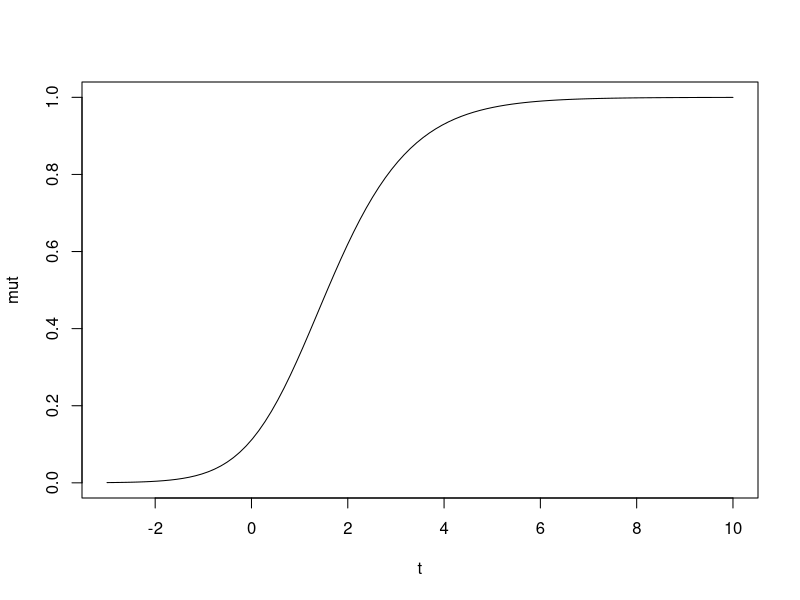
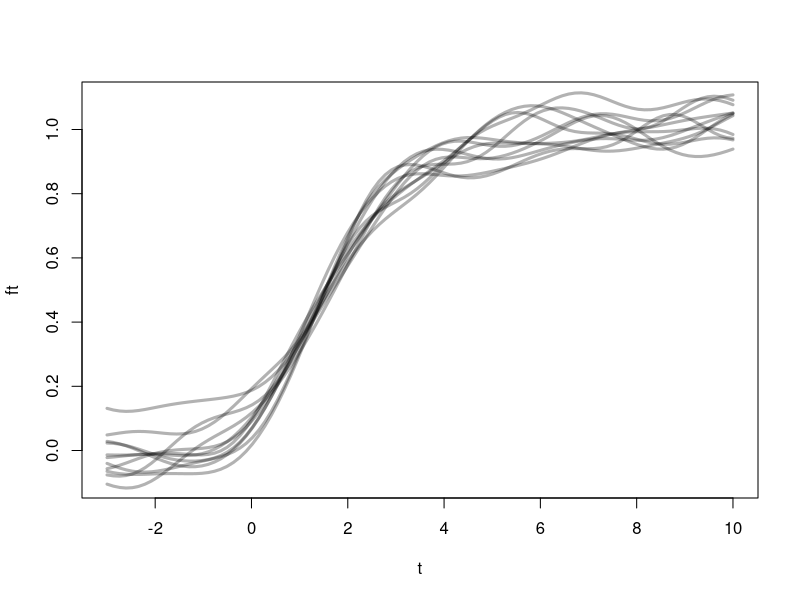
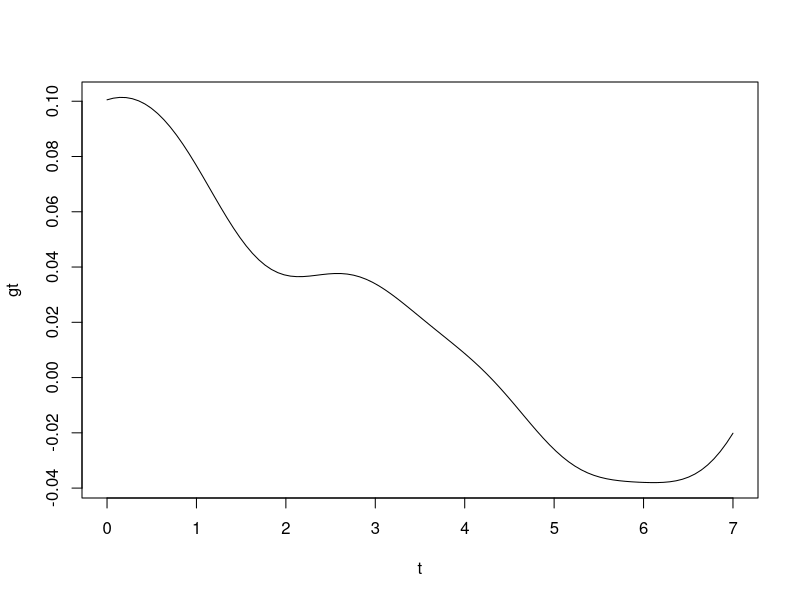
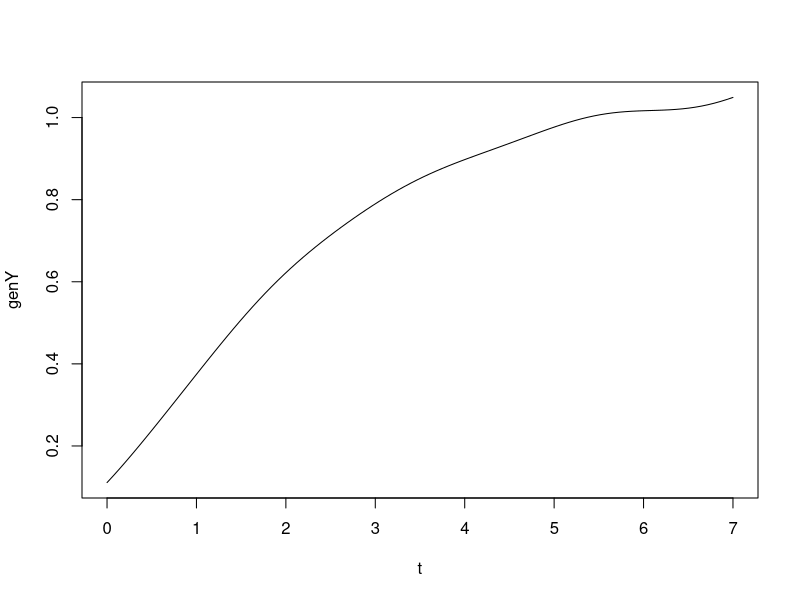
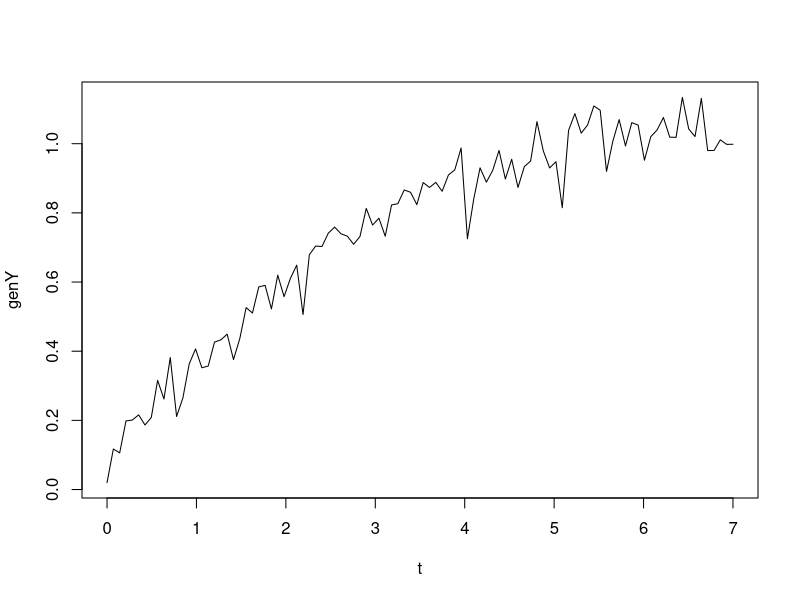
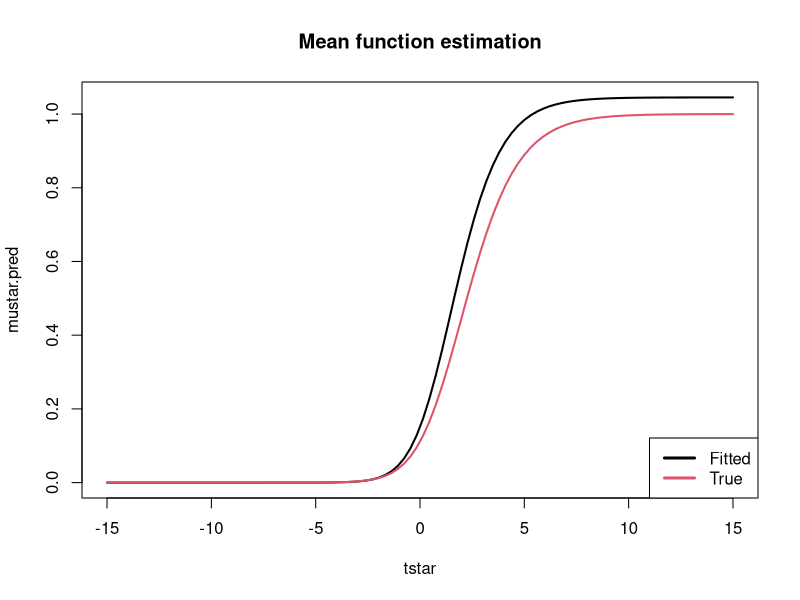
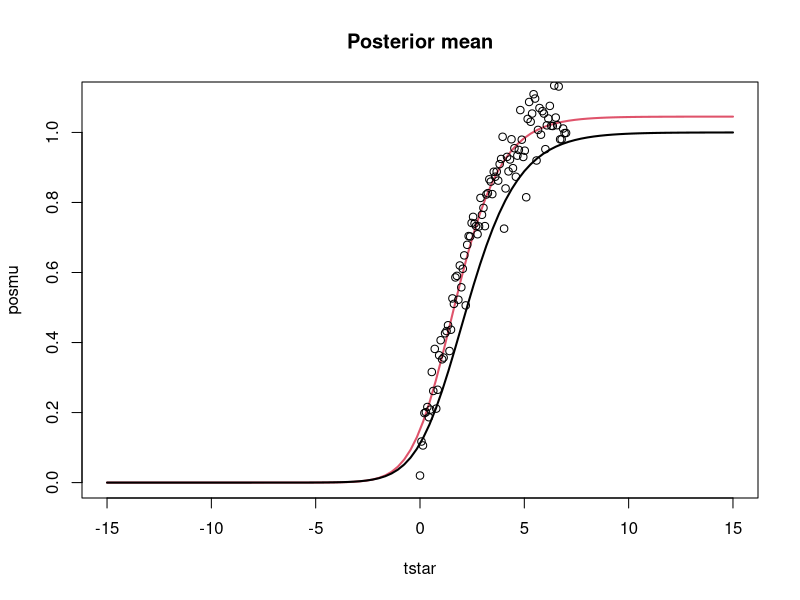
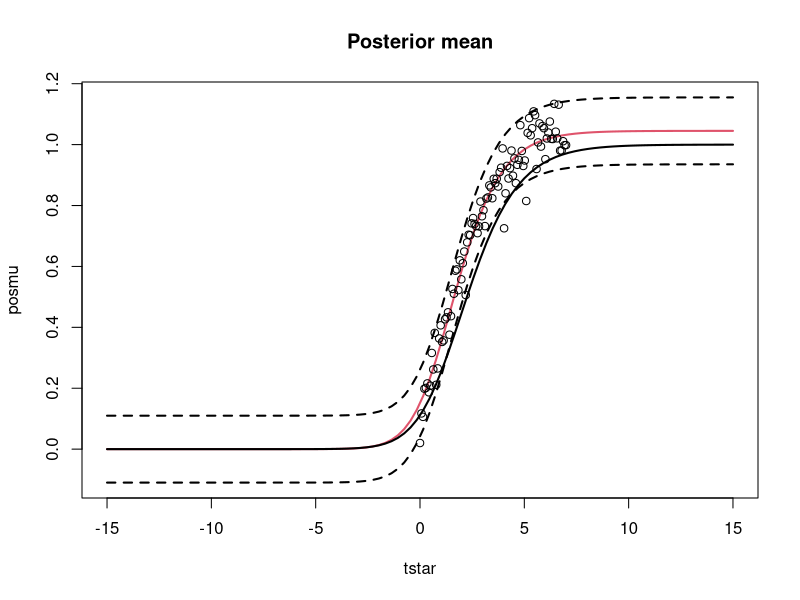

These charts were generated, in order, by the following R code:
library(mvtnorm)
library(kernlab)
library(optimx)





# RBF kernel

ker <- function(x, l, sigf) {
  rbf <- rbfdot(sigma = 1/l^2)
  return(sigf^2 * kernelMatrix(rbf, x = x))
}

ker2 <- function(x, y, l, sigf) {
  rbf <- rbfdot(sigma = 1/l^2)
  return(sigf^2 * kernelMatrix(rbf, x = x, y = y))
}




mu <- function(t, a = 1, b0 = 1, b1 = 1) {
  a / (1 + b0 * exp(- b1 * t))^2
}



t <- seq(-3,10, length.out = 100)
mut <- mu(t,a = 1, b0 = 2, b1 = 1)
plot(t, mut, type = 'l')

covmat <- ker(t, l = 1.5, sigf = .05)
ft <- rmvnorm(1, mut, covmat)
plot(t, ft, type = 'l', lwd = 3, ylim = c(-0.1,1.1), col = rgb(0,0,0,.3))
for (i in 1:10){
  ft <- rmvnorm(1, mut, covmat)
  lines(t, ft, lwd = 3, , col = rgb(0,0,0,.3))
}



t <- seq(0,7, length.out = 100)
mut <- mu(t,a = 1, b0 = 2, b1 = 1)
covmat <- ker(t, l = 1.5, sigf = .05)
gt <- rmvnorm(1, mean = rep(0, 100), sigma =  covmat)

plot(t, gt, type = 'l')


genY <- rmvnorm(1, mut, covmat) 
plot(t, genY, type = 'l')

genY <- genY + rnorm(100,0,.06)
genY <- as.numeric(genY)
plot(t, genY, type = 'l')





#--------------------------


Hyper <- function(x, y, init.val = c(1,1,1,1,1,1)) {
  
  marlik <- function(theta) {
    x <- as.matrix(x)
    n <- dim(x)[1]
    k <- ker(x = x, l = theta[1], sigf = theta[2])
    -dmvnorm(x = y, mean = mu(x, a = theta[4], b0 = theta[5], b1 = theta[6]),  sigma = k + theta[3]^2 * diag(n), log = T)
  }
  
  hyp <- optim(par= init.val, fn = marlik, method = 'Nelder-Mead',
               control=list(maxit = 10000))
  print(hyp)
  return(hyp$par)
  
}

#--- Multistart
parseq <- c(.01,.1,1)
parmat <- expand.grid(parseq, parseq, parseq, parseq, parseq, parseq)

Hyper.ms <- function(x, y) {
  
  marlik <- function(theta) {
    x <- as.matrix(x)
    n <- dim(x)[1]
    #theta <- theta^2
    k <- ker(x = x, l = theta[1], sigf = theta[2])
    -dmvnorm(x = y, mean = mu(x, a = theta[4], b0 = theta[5], b1 = theta[6]),  sigma = k + theta[3]^2 * diag(n), log = T)
  }
  
  hyp <- multistart(parmat=parmat, fn = marlik, method = 'Nelder-Mead',
               control=list(maxit = 10000))
  #print(hyp)
  return(hyp)
  
}

#---

dt <- cbind(genY, t)
dt <- as.data.frame(dt)
nonlin <- nls(genY ~ a / (1 + b0 * exp(- b1 * t))^2, data = dt, start = list(a = 1, b0 = 1, b1 = 1))
nonlin.par <- coef(nonlin)

theta <- Hyper(x = t, y = genY, init.val = c(1,1,1,nonlin.par))
#theta.ms <- Hyper.ms(x = t, y = genY)
#theta <- theta.ms[which(theta.ms$value == min(theta.ms$value)),]
#theta <- theta[1:6]
#theta <- as.numeric(theta)


tstar <- seq(-15,15, length.out = 100)
mutstar <- mu(tstar,a = 1, b0 = 2, b1 = .7)
mu.pred <- mu(t,a = theta[4], b0 = theta[5], b1 = theta[6])
mustar.pred <- mu(tstar,a = theta[4], b0 = theta[5], b1 = theta[6])

plot(tstar, mustar.pred, type = 'l', lwd = 2, col = 1, ylim = c(0, max(1,theta[4])), main = 'Mean function estimation')
lines(tstar, mutstar, lwd = 2, col = 2)
legend('bottomright', c( 'Fitted',  'True'), lty = 1, lwd = 3, col = 1:2)


n <- length(t)
nx <- length(tstar)
kx <- ker2(x = tstar, y = t, l = theta[1], sigf = theta[2])
kxx <- ker(x = tstar, l = theta[1], sigf = theta[2]) + theta[3]^2 * diag(nx)
k <- ker(x = t, l = theta[1], sigf = theta[2]) + theta[3]^2 * diag(n)
kinv <- chol2inv(chol(k))
posmu <- kx %*% (kinv %*% matrix(genY - mu.pred, ncol = 1))
posmu <- mustar.pred + posmu

plot(tstar, posmu, type = 'l', lwd = 2, col = 2, main = 'Posterior mean', ylim = c(0,1.1))
points(t, genY)
lines(tstar, mutstar, lwd = 2)

possigma <- kxx - kx %*% (kinv %*% t(kx))
#diag(possigma)[diag(sigma)<0] <- 0
ll <- posmu - 1.96 * sqrt(diag(possigma))
ul <- posmu + 1.96 * sqrt(diag(possigma))

plot(tstar, posmu, type = 'l', lwd = 2, col = 2, main = 'Posterior mean', ylim = c(min(ll), max(ul)))
points(t, genY)
lines(tstar, mutstar, lwd = 2)
lines(tstar, ll, lwd = 2, lty = 2)
lines(tstar, ul, lwd = 2, lty = 2)
